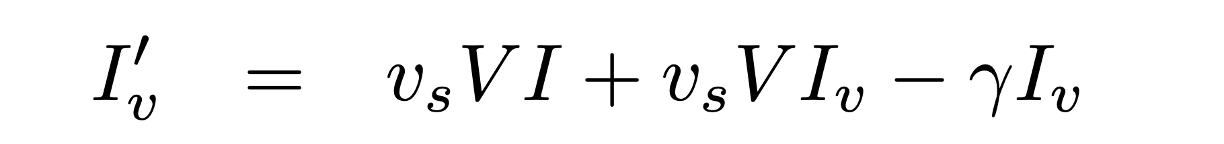
#> input picture resources/images/SVIIvR/4.png, 1224 x 144 px
$ python img_latex.py
#> lines starting #> are read from the running program, lines starting #| are printed output that depends on the picture
import io
import requests
from PIL import Image
import re
import argparse
import sys

def post_latex_clean(string):
    """
    Post-processing of the latex sentences with step 1 removing the "\\" and step remove the weird ";"
    :param string: Latex string from the model
    :return: clear latex result
    """
    char = '\\\\'
    pattern = char + '{2,}'
    string = re.sub(pattern, char, string)
    string = string.replace("\\;","")
    string = string.replace("\\x", "\\\\x")

    return string

def img2latex(url,file, nx=200):
    """
    Send image thought restful API and reture the latex result
    :param url: restful API url
    :param file: image file
    :param nx: the target size after shrinking the picture
    :return: the model prediction
    """
#> called with url = 'http://100.26.10.46:8502/bytes/', file = '../resources/images/SVIIvR/4.png', nx = 200
    uploaded_file = file
    im = Image.open(uploaded_file)
#> im is the input picture: PIL image 1224x144 RGBA; mean R, G, B, A 243.6, 243.6, 243.6, 253.2
    (x, y) = im.size
#> x = 1224; y = 144
    ny = y * nx/x
#> ny = 23.53
    # shrink the image to smaller size for better prediction
    im_resize = im.convert("RGB").resize((int(nx),int(ny)))
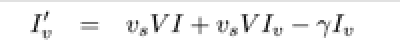
#> im_resize: PIL image 200x23 RGB (shown 2 times larger); min 12, max 255, mean 243.6
    buf = io.BytesIO()
    im_resize.save(buf, format='JPEG')
    byte_im = buf.getvalue()
    r = requests.post(url, files={'file': byte_im})
    #rs = post_latex_clean( r.text)
    return r.text


if __name__ == "__main__":
    parser = argparse.ArgumentParser()
    parser.add_argument("-p", "--path", type=str, default="../resources/images/SVIIvR/4.png")
    args = parser.parse_args()


    print(img2latex('http://100.26.10.46:8502/bytes/', args.path))
#> (the call stopped at in img2latex, `r = requests.post(url, files={'file': byte_im})`: requests is not available in this run)

$ run again, with resources/images/SVIIvR/1.png copied over resources/images/SVIIvR/4.png
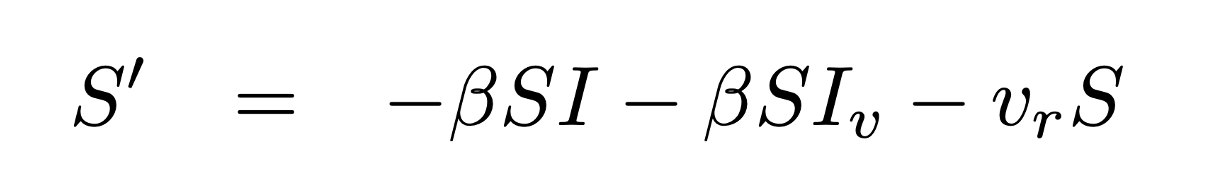
#> input picture resources/images/SVIIvR/1.png, 1226 x 178 px
#> in img2latex, im is the input picture: PIL image 1226x178 RGBA; mean R, G, B, A 245.6, 245.6, 245.6, 254.6
#> in img2latex, `im_resize = im.convert("RGB").resize((int(nx),int(ny)))`:
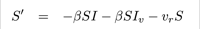
#> im_resize: PIL image 200x29 RGB; min 0, max 255, mean 245.2

$ run again, with resources/images/SVIIvR/2.png copied over resources/images/SVIIvR/4.png
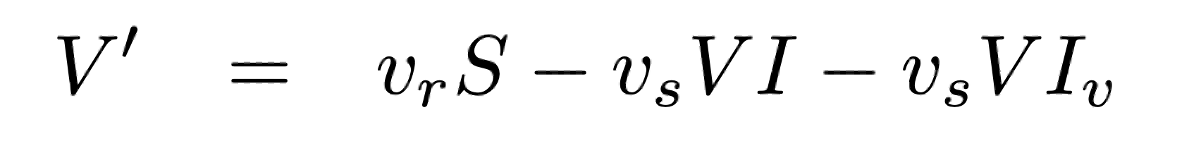
#> input picture resources/images/SVIIvR/2.png, 1202 x 142 px
#> in img2latex, im is the input picture: PIL image 1202x142 RGBA; mean R, G, B, A 242.1, 242.1, 242.1, 253
#> in img2latex, `im_resize = im.convert("RGB").resize((int(nx),int(ny)))`:
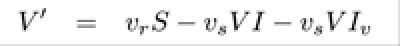
#> im_resize: PIL image 200x23 RGB (shown 2 times larger); min 5, max 255, mean 242.1

$ run again, with resources/images/SVIIvR/3.png copied over resources/images/SVIIvR/4.png
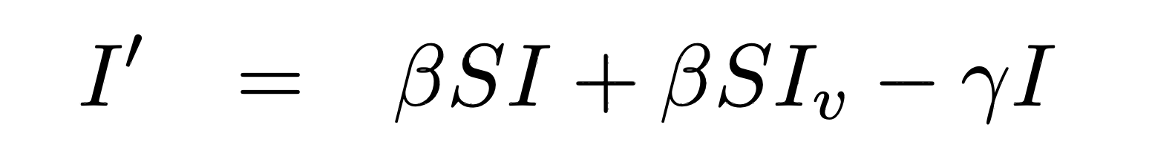
#> input picture resources/images/SVIIvR/3.png, 1152 x 142 px
#> in img2latex, im is the input picture: PIL image 1152x142 RGBA; mean R, G, B, A 241.3, 241.3, 241.3, 253.2
#> in img2latex, `im_resize = im.convert("RGB").resize((int(nx),int(ny)))`:
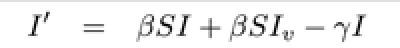
#> im_resize: PIL image 200x24 RGB (shown 2 times larger); min 0, max 255, mean 241.1
